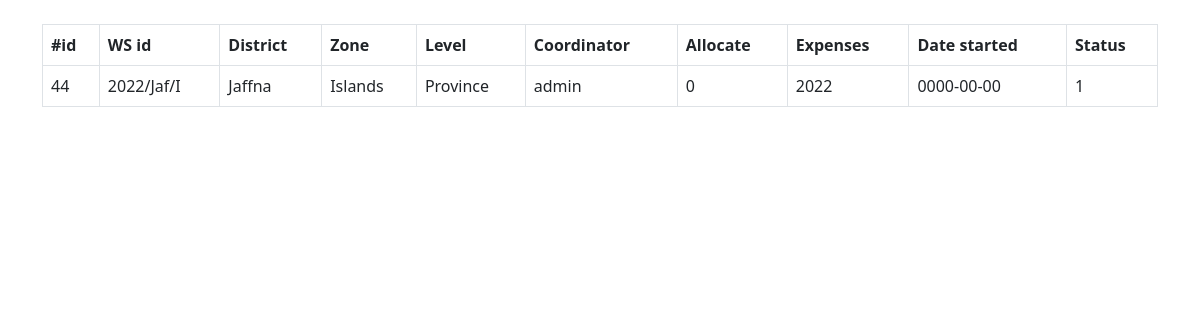
The page /completed_ws.php (signed in) on the database its author committed.
### tables this page shows
CREATE TABLE `workshop` (
  `id` int(11) NOT NULL,
  `ws_id` varchar(16) NOT NULL,
  `district` varchar(16) NOT NULL,
  `zone` varchar(16) NOT NULL,
  `level` varchar(16) NOT NULL,
  `coordinator` varchar(10) NOT NULL,
  `allocate` float NOT NULL,
  `expense` float NOT NULL,
  `date` date NOT NULL,
  `state` tinyint(1) NOT NULL DEFAULT 0
);

### allFun.php (the view, shortened to what this page needs)
<?php
include("conn.php");
function loadTable($sq)
{
    global $conn;
    $res = $conn->query($sq);
    if (!$res->num_rows > 0) {
    } else {
        $opt = mysqli_fetch_all($res, MYSQLI_ASSOC);
        foreach ($opt as $option) {
            $ak = array_keys($option);
            echo "<tr> ";
            foreach ($ak as $key) {
                echo   "<td>$option[$key] </td>";
            }
            echo "</tr>";
        }
    }
}

### rows shown on the page
workshop: id "44", ws "2022/Jaf/I", district "Jaffna", zone "Islands", level "Province", coordinator "admin", allocate "0", expense "2022", date "0000-00-00", state "1"
